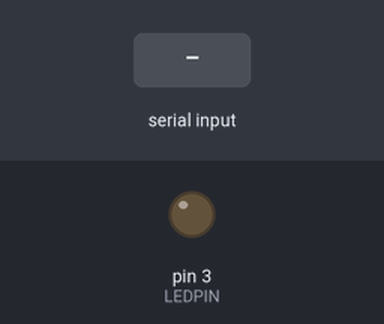
Bench run of a sketch on a simulated Arduino Uno, built with avr-gcc and run on an emulated ATmega328P. On the bench: output pins drawn as LEDs (lit = HIGH). Inputs (shaded band) come from the test bench. What the sketch prints to the serial monitor is not drawn.

Above: at 1.2 s.
1.3 s: "1\n" received over Serial
Timing chart, 0 to 4.3 s (numbered marks = the images above; inputs shaded):
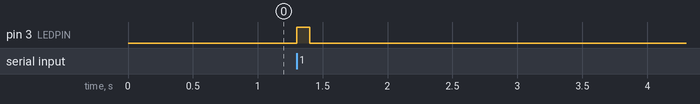

Measured:
- after the input at 1.3 s, pin 3 (LEDPIN): LOW → HIGH at once, → LOW 0.10 s later

The sketch:

game_arduino.ino
```cpp
// Bounce a ball, and each time the ball hits the floor
// flash an LED on Arduino. Whenver Arduino receives a message,
// read an analog port and send it to Processing, to blow the
// ball to the left or right.
// Demonstrates adding serial communication to an existing project.

// Based on
// https://github.com/aaronsherwood/introduction_interactive_media/blob/master/processingExamples/gravityExamples/gravityWind/gravityWind.pde
// by Aaron Sherwood

const int LEDPIN = 3;
const int AINPIN = A2;

const int flashDuration = 100; // milliseconds
unsigned long turnedLEDOnAt = 0;

void setup() {
  Serial.begin(9600);

  // Since both sides wait for each other before they send anything,
  // someone needs to start the conversation
  Serial.println("0");

  pinMode(LEDPIN, OUTPUT);
}

void loop() {

  while (Serial.available()) {
    int valueFromProcessing = Serial.parseInt();

    // Only proceed if we have the end of line
    if (Serial.read() == '\n') {

      if (valueFromProcessing == 1) {
        //  turn on LED
        digitalWrite(LEDPIN, HIGH);
        // and note the time
        turnedLEDOnAt = millis();
      }

      // send the reading from an analog pin to Processing
      // which also signifies that we're ready for another
      Serial.println(analogRead(AINPIN));
    }
  }

  if (millis() - turnedLEDOnAt >= flashDuration) {
    // turn off LED
    digitalWrite(LEDPIN, LOW);
  }
}
```
